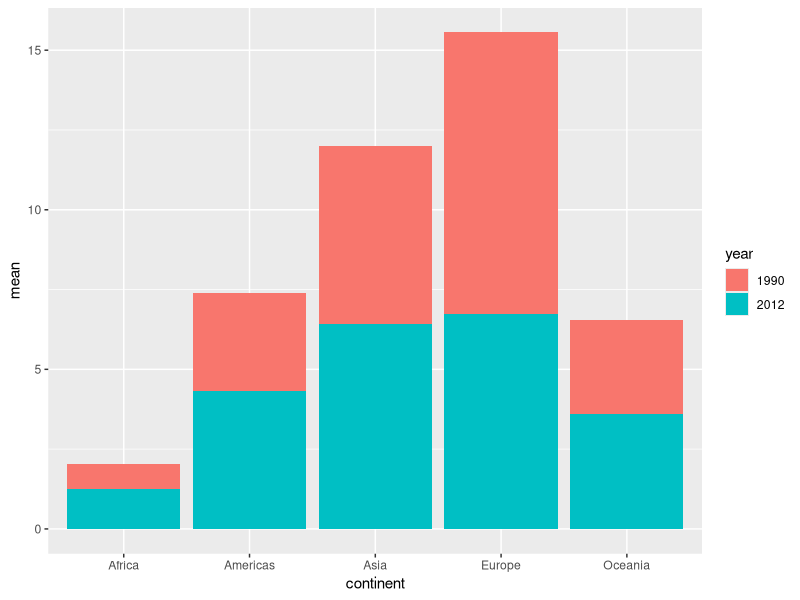

Write R code to recreate this figure.
library(tidyverse)

world_bank_countries <- read_csv("data/world_bank_countries.csv")

co2_per_year_and_continent <- world_bank_countries %>% 
  filter(year %in% c(1990, 2012)) %>% 
  group_by(continent, year) %>% 
  summarise(mean = mean(co2_emissions_tons_per_capita, na.rm = TRUE)) %>% 
  mutate(year = year %>% as_factor) 

co2_per_year_and_continent %>% 
  ggplot(aes(continent, mean)) +
  geom_col(aes(fill = year))


# The problem -------------------------------------------------------------


# The simple solution -----------------------------------------------------


# Adjacent bars with position_dodge() -------------------------------------


# Space between bars with position_dodge() --------------------------------
